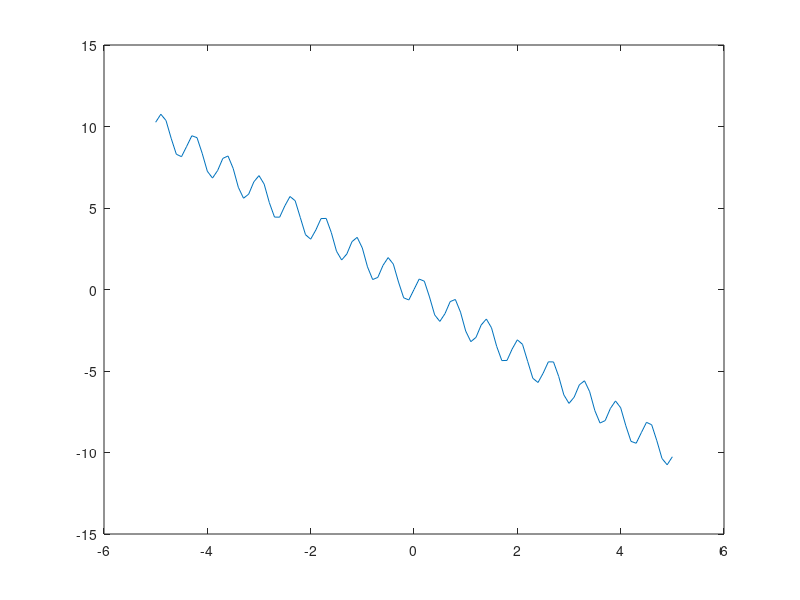

Reproduce this figure in MATLAB. (Note: this script raises an error after producing the figure.)
clearvars; clc;
x=-5:0.1:5;
y=sin(10*x)-2*x;
plot(x,y)

ax=gca;
ax.XAxisLocation = 'origin';
ax.YAxisLocation = 'origin';
